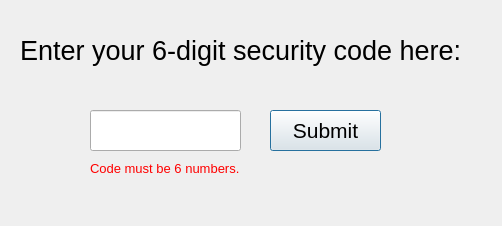
<?xml version="1.0" encoding="UTF-8"?>
<ui version="4.0">
 <class>DialogTwoFactorAuth</class>
 <widget class="QDialog" name="DialogTwoFactorAuth">
  <property name="windowModality">
   <enum>Qt::ApplicationModal</enum>
  </property>
  <property name="geometry">
   <rect>
    <x>0</x>
    <y>0</y>
    <width>502</width>
    <height>226</height>
   </rect>
  </property>
  <property name="font">
   <font>
    <family>Arial</family>
   </font>
  </property>
  <property name="windowTitle">
   <string>Fanball-WIS Two Factor Auth</string>
  </property>
  <property name="inputMethodHints">
   <set>Qt::ImhNone</set>
  </property>
  <widget class="QPushButton" name="pushButtonSubmit">
   <property name="geometry">
    <rect>
     <x>270</x>
     <y>110</y>
     <width>111</width>
     <height>41</height>
    </rect>
   </property>
   <property name="font">
    <font>
     <family>Arial</family>
     <pointsize>16</pointsize>
    </font>
   </property>
   <property name="text">
    <string>Submit</string>
   </property>
  </widget>
  <widget class="QLineEdit" name="lineEdit_6_digit_code">
   <property name="geometry">
    <rect>
     <x>90</x>
     <y>110</y>
     <width>151</width>
     <height>41</height>
    </rect>
   </property>
   <property name="font">
    <font>
     <family>Arial</family>
     <pointsize>28</pointsize>
    </font>
   </property>
   <property name="inputMask">
    <string/>
   </property>
   <property name="text">
    <string/>
   </property>
   <property name="maxLength">
    <number>6</number>
   </property>
  </widget>
  <widget class="QLabel" name="label">
   <property name="geometry">
    <rect>
     <x>20</x>
     <y>30</y>
     <width>471</width>
     <height>41</height>
    </rect>
   </property>
   <property name="font">
    <font>
     <family>Arial</family>
     <pointsize>20</pointsize>
    </font>
   </property>
   <property name="text">
    <string>Enter your 6-digit security code here:</string>
   </property>
  </widget>
  <widget class="QLabel" name="label_Format_Error">
   <property name="geometry">
    <rect>
     <x>90</x>
     <y>160</y>
     <width>171</width>
     <height>16</height>
    </rect>
   </property>
   <property name="font">
    <font>
     <family>Arial</family>
     <pointsize>10</pointsize>
    </font>
   </property>
   <property name="styleSheet">
    <string notr="true">color: red;</string>
   </property>
   <property name="text">
    <string>Code must be 6 numbers.</string>
   </property>
  </widget>
 </widget>
 <tabstops>
  <tabstop>lineEdit_6_digit_code</tabstop>
  <tabstop>pushButtonSubmit</tabstop>
 </tabstops>
 <resources/>
 <connections/>
</ui>
